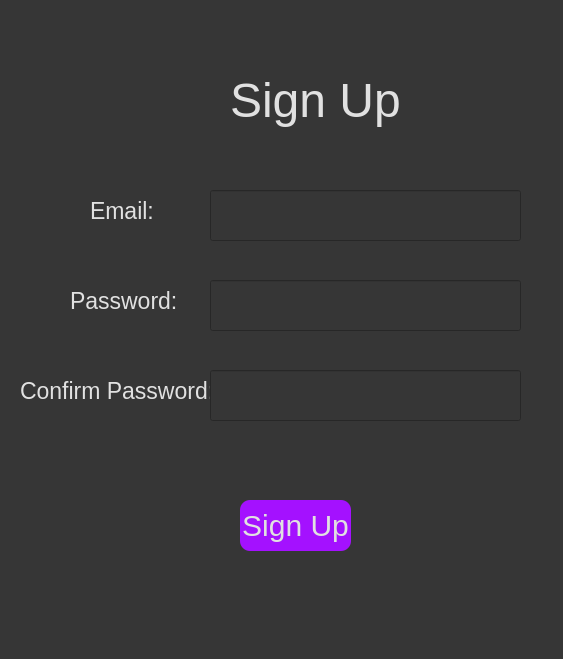
<?xml version="1.0" encoding="UTF-8"?>
<ui version="4.0">
 <class>Dialog</class>
 <widget class="QDialog" name="Dialog">
  <property name="geometry">
   <rect>
    <x>0</x>
    <y>0</y>
    <width>563</width>
    <height>659</height>
   </rect>
  </property>
  <property name="windowTitle">
   <string>Dialog</string>
  </property>
  <property name="whatsThis">
   <string>&lt;html&gt;&lt;head/&gt;&lt;body&gt;&lt;p&gt;gdgdfg&lt;/p&gt;&lt;/body&gt;&lt;/html&gt;</string>
  </property>
  <property name="styleSheet">
   <string notr="true">background-color: rgb(54, 54, 54);
color: rgb(225, 225, 225);
font-size : 48px;
</string>
  </property>
  <widget class="QLabel" name="label">
   <property name="geometry">
    <rect>
     <x>230</x>
     <y>70</y>
     <width>171</width>
     <height>61</height>
    </rect>
   </property>
   <property name="styleSheet">
    <string notr="true">text-align: center;</string>
   </property>
   <property name="text">
    <string>Sign Up</string>
   </property>
  </widget>
  <widget class="QLabel" name="label_2">
   <property name="geometry">
    <rect>
     <x>90</x>
     <y>190</y>
     <width>101</width>
     <height>41</height>
    </rect>
   </property>
   <property name="styleSheet">
    <string notr="true">font-size: 23px;
</string>
   </property>
   <property name="text">
    <string>Email:</string>
   </property>
  </widget>
  <widget class="QLineEdit" name="email">
   <property name="geometry">
    <rect>
     <x>210</x>
     <y>190</y>
     <width>311</width>
     <height>51</height>
    </rect>
   </property>
   <property name="styleSheet">
    <string notr="true">font-size: 20px;
</string>
   </property>
   <property name="text">
    <string/>
   </property>
  </widget>
  <widget class="QLabel" name="label_3">
   <property name="geometry">
    <rect>
     <x>70</x>
     <y>280</y>
     <width>111</width>
     <height>41</height>
    </rect>
   </property>
   <property name="styleSheet">
    <string notr="true">font-size: 23px;
</string>
   </property>
   <property name="text">
    <string>Password:</string>
   </property>
  </widget>
  <widget class="QLineEdit" name="password">
   <property name="geometry">
    <rect>
     <x>210</x>
     <y>280</y>
     <width>311</width>
     <height>51</height>
    </rect>
   </property>
   <property name="styleSheet">
    <string notr="true">font-size: 20px;</string>
   </property>
   <property name="text">
    <string/>
   </property>
  </widget>
  <widget class="QPushButton" name="signupbutton">
   <property name="geometry">
    <rect>
     <x>240</x>
     <y>500</y>
     <width>111</width>
     <height>51</height>
    </rect>
   </property>
   <property name="styleSheet">
    <string notr="true">background-color: rgb(164, 17, 255);
border-color: rgb(255, 64, 99);
font-size : 30px;
border-radius : 10px;</string>
   </property>
   <property name="text">
    <string>Sign Up</string>
   </property>
  </widget>
  <widget class="QLabel" name="label_4">
   <property name="geometry">
    <rect>
     <x>20</x>
     <y>370</y>
     <width>211</width>
     <height>41</height>
    </rect>
   </property>
   <property name="styleSheet">
    <string notr="true">font-size: 23px;
</string>
   </property>
   <property name="text">
    <string>Confirm Password:</string>
   </property>
  </widget>
  <widget class="QLineEdit" name="confirmpassword">
   <property name="geometry">
    <rect>
     <x>210</x>
     <y>370</y>
     <width>311</width>
     <height>51</height>
    </rect>
   </property>
   <property name="styleSheet">
    <string notr="true">font-size: 20px;</string>
   </property>
   <property name="text">
    <string/>
   </property>
  </widget>
  <widget class="QLabel" name="errorpopup">
   <property name="geometry">
    <rect>
     <x>210</x>
     <y>430</y>
     <width>331</width>
     <height>31</height>
    </rect>
   </property>
   <property name="styleSheet">
    <string notr="true">font-size : 20px;
color : red;</string>
   </property>
   <property name="text">
    <string/>
   </property>
  </widget>
 </widget>
 <resources/>
 <connections/>
</ui>
